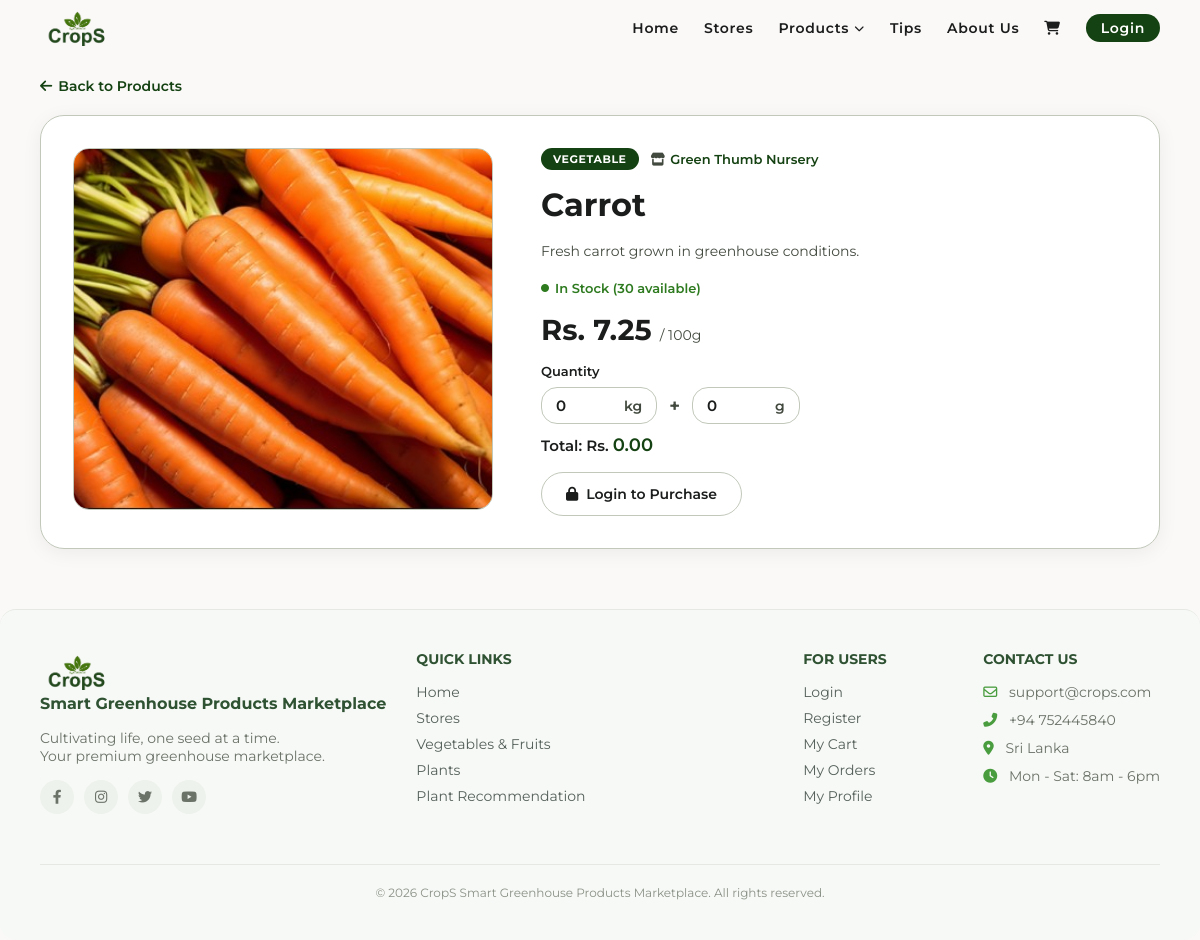
Screenshot of /products.php?id=11 with the database file from the repository.
### tables this page shows
CREATE TABLE `products` (
  `id` int(11) NOT NULL,
  `store_id` int(11) NOT NULL,
  `name` varchar(100) NOT NULL,
  `description` text DEFAULT NULL,
  `price` decimal(10,2) NOT NULL,
  `category` enum('vegetable','fruit','plant') NOT NULL,
  `quantity` int(11) NOT NULL DEFAULT 0,
  `image` varchar(255) DEFAULT NULL,
  `created_at` timestamp NOT NULL DEFAULT current_timestamp()
);

CREATE TABLE `stores` (
  `id` int(11) NOT NULL,
  `owner_id` int(11) NOT NULL,
  `store_name` varchar(100) NOT NULL,
  `description` text DEFAULT NULL,
  `city` varchar(50) NOT NULL,
  `image` varchar(255) DEFAULT NULL,
  `created_at` timestamp NOT NULL DEFAULT current_timestamp()
);

### products.php (the view, shortened to what this page needs)
<?php
include 'includes/header.php';
include 'includes/dbConnection.php';
$product_id = isset($_GET['id']) ? (int)$_GET['id'] : 0;
?>
<?php
$stmtProduct = $pdo->prepare("
    SELECT products.*, stores.store_name, stores.id AS store_id
    FROM products
    JOIN stores ON products.store_id = stores.id
    WHERE products.id = :id
");
$stmtProduct->execute(['id' => $product_id]);
$product = $stmtProduct->fetch();
if ($product['quantity'] <= 0) {
    $stockLabel = 'Out of Stock';
    $stockClass = 'out-stock';
} elseif ($product['quantity'] <= 10) {
    $stockLabel = 'Low Stock';
    $stockClass = 'low-stock';
} else {
    $stockLabel = 'In Stock';
    $stockClass = 'in-stock';
}
?>
<div class="main-wrapper">
    <a href="products.php" class="back-link">
        <i class="fas fa-arrow-left"></i> Back to Products
    </a>
    <div class="product-detail-layout">
        <div class="product-detail-img">
    <?php if (!empty($product['image'])): ?>
        <img src="static/images/Products/<?php echo htmlspecialchars($product['image']); ?>"
             alt="<?php echo htmlspecialchars($product['name']); ?>">
    <?php else: ?>
        <img src="static/images/image3.jpg" alt="Product">
    <?php endif; ?>
</div>
        <div class="product-detail-info">
            <div class="product-detail-meta">
                <span class="product-detail-tag">
                    <?php echo strtoupper($product['category']); ?>
                </span>
                <span class="product-detail-store">
                    <i class="fas fa-store"></i>
                    <a href="stores.php?id=<?php echo $product['store_id']; ?>">
                        <?php echo htmlspecialchars($product['store_name']); ?>
                    </a>
                </span>
            </div>
            <h1 class="product-detail-name">
                <?php echo htmlspecialchars($product['name']); ?>
            </h1>
            <?php if (!empty($product['description'])): ?>
                <p class="product-detail-desc">
                    <?php echo nl2br(htmlspecialchars($product['description'])); ?>
                </p>
            <?php endif; ?>
            <span class="product-detail-stock <?php echo $stockClass; ?>">
                <i class="fas fa-circle"></i>
                <?php echo $stockLabel; ?> (<?php echo $product['quantity']; ?> available)
            </span>
<p class="product-detail-price">
    Rs. <?php echo number_format($product['price'] / 10, 2); ?>
    <span>/ 100g</span>
</p>
<div class="quantity-selector">
    <p class="qty-label">Quantity</p>
    <div class="qty-inputs-row">
        <div class="qty-input-wrap">
            <input type="number" id="qtyKg" min="0" value="0" placeholder="0" onchange="calcTotal()">
            <span class="qty-unit-label">kg</span>
        </div>
        <span class="qty-plus">+</span>
        <div class="qty-input-wrap">
            <input type="number" id="qtyG" min="0" value="0" placeholder="0" onchange="calcTotal()">
            <span class="qty-unit-label">g</span>
        </div>
    </div>
    <p class="total-price-label">Total: Rs. <span id="totalPrice">0.00</span></p>
</div>
<?php if ($product['quantity'] > 0): ?>
    <div class="product-detail-btns">
        <?php if (isset($_SESSION['user_id']) && $_SESSION['role'] === 'customer'): ?>
            <a href="cart.php?add=<?php echo $product['id']; ?>&qty=1"
               id="addToCartBtn"
               class="btn btn-outline add-to-cart-btn">
                <i class="fas fa-shopping-cart"></i> Add to Cart
            </a>
            <a href="checkout.php?product=<?php echo $product['id']; ?>&qty=1"
               id="buyNowBtn"
               class="btn btn-primary buy-now-btn">
                <i class="fas fa-bolt"></i> Buy Now
            </a>
        <?php else: ?>
            <a href="login.php" class="btn btn-outline add-to-cart-btn">
                <i class="fas fa-lock"></i> Login to Purchase
            </a>
        <?php endif; ?>
    </div>
<?php else: ?>
    <div class="out-of-stock-msg">
        <i class="fas fa-times-circle"></i> This product is currently out of stock.
    </div>
<?php endif; ?>
        </div>
    </div>
</div>
<?php include 'includes/footer.php'; ?>

### static/style.css (style rules this page uses)
:root { --primary: #154212; --on-primary: #ffffff; --secondary-container: acf284; --surface: #fbf9f8; --bg-white: #ffffff; --on-surface: #1b1c1c; --on-surface-variant: #42493e; --outline-variant: #c2c9bb; --footer-bg: #4a4a4a; --font-family: 'Montserrat', sans-serif; --radius-xl: 24px; --radius-lg: 16px; --radius-full: 9999px; --container-padding: 40px; --stack-md: 24px; --gutter: 16px; }
* { margin: 0; padding: 0; box-sizing: border-box; font-family: var(--font-family); }
body { background-color: var(--surface); color: var(--on-surface); padding: 0; }
a { text-decoration: none; color: inherit; }
.main-wrapper { padding: 10px var(--container-padding) 20px var(--container-padding); }
.btn { padding: 10px 25px; border-radius: var(--radius-full); font-weight: 600; cursor: pointer; font-size: 14px; border: none; }
.btn-outline { background-color: transparent; border: 1px solid var(--outline-variant); color: var(--on-surface); }

### products.php (style rules this page uses)
.back-link { display: inline-flex; align-items: center; gap: 6px; font-size: 14px; font-weight: 600; color: var(--primary); margin-bottom: 20px; }
.product-detail-layout { display: flex; gap: 48px; align-items: flex-start; background: #fff; border-radius: var(--radius-xl); padding: 32px; box-shadow: 0 4px 20px rgba(0,0,0,0.06); border: 1px solid var(--outline-variant); margin-bottom: 40px; }
.product-detail-img { flex: 0 0 420px; max-width: 420px; border-radius: var(--radius-lg); overflow: hidden; border: 1px solid var(--outline-variant); }
.product-detail-img img { width: 100%; height: 360px; object-fit: cover; display: block; }
.product-detail-info { flex: 1; display: flex; flex-direction: column; gap: 16px; }
.product-detail-meta { display: flex; align-items: center; gap: 12px; flex-wrap: wrap; }
.product-detail-tag { background: var(--primary); color: #fff; font-size: 11px; font-weight: 700; padding: 4px 12px; border-radius: var(--radius-full); letter-spacing: 0.05em; }
.product-detail-store { font-size: 13px; color: var(--on-surface-variant); display: flex; align-items: center; gap: 5px; }
.product-detail-store a { color: var(--primary); font-weight: 600; }
.product-detail-name { font-size: 2rem; font-weight: 700; color: var(--on-surface); line-height: 1.2; }
.product-detail-price { font-size: 1.8rem; font-weight: 700; color: var(--on-surface); }
.product-detail-price span { font-size: 14px; font-weight: 400; color: var(--on-surface-variant); }
.product-detail-desc { font-size: 14px; color: var(--on-surface-variant); line-height: 1.7; }
.product-detail-stock { font-size: 13px; font-weight: 600; display: flex; align-items: center; gap: 6px; }
.product-detail-stock i { font-size: 8px; }
.product-detail-stock.in-stock { color: #2d7a1f; }
.qty-label { font-size: 13px; font-weight: 600; color: var(--on-surface); margin-bottom: 8px; }
.qty-inputs-row { display: flex; align-items: center; gap: 12px; flex-wrap: wrap; margin-bottom: 10px; }
.qty-input-wrap { display: flex; align-items: center; gap: 8px; border: 1px solid var(--outline-variant); border-radius: var(--radius-lg); padding: 8px 14px; background: #fff; }
.qty-input-wrap input { border: none; outline: none; width: 60px; font-size: 15px; font-weight: 600; font-family: var(--font-family); color: var(--on-surface); }
.qty-unit-label { font-size: 14px; font-weight: 600; color: var(--on-surface-variant); }
.qty-plus { font-size: 18px; font-weight: 700; color: var(--on-surface-variant); }
.total-price-label { font-size: 15px; font-weight: 600; color: var(--on-surface); margin-top: 8px; }
.total-price-label span { color: var(--primary); font-size: 18px; }
.product-detail-btns { display: flex; gap: 12px; flex-wrap: wrap; }
.add-to-cart-btn { padding: 12px 24px; font-size: 14px; display: flex; align-items: center; gap: 8px; border: 1px solid var(--outline-variant); }

### rows the page displays
products: image (picture), category "VEGETABLE", store.store_name "Green Thumb Nursery", name "Carrot", description "Fresh carrot grown in greenhouse conditions.", quantity "In Stock", quantity "30", $product['price']/10 "7.25"
